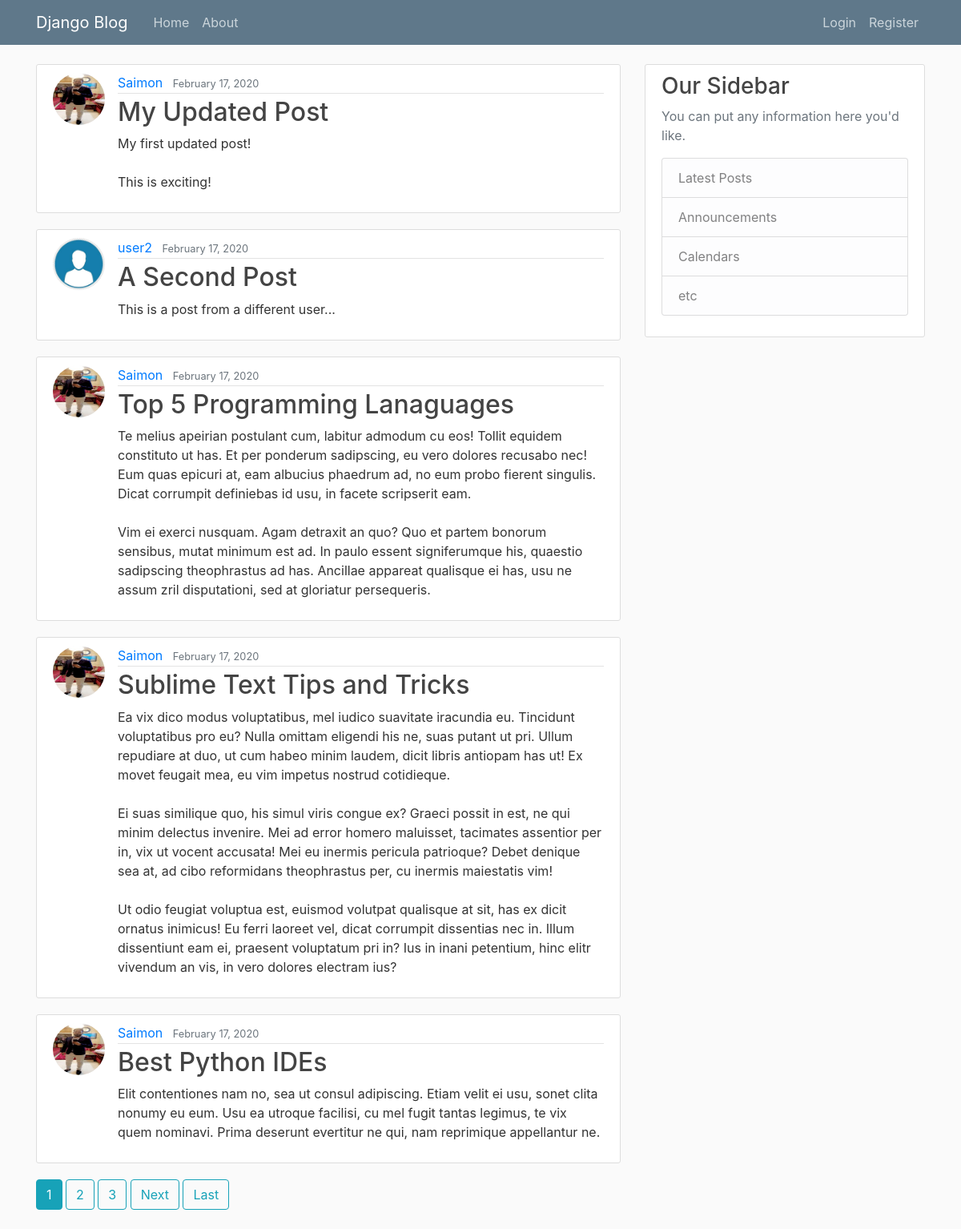
The page / on the database its author committed.
### blog/models.py (models this page shows, shortened)
class Post(models.Model):#post class is a table in the db
    title = models.CharField(max_length=100)
    content = models.TextField()
    date_posted = models.DateField(default=timezone.now)
    author = models.ForeignKey(User, on_delete=models.CASCADE)#one to many rel between admin.user table and post(with common attribute author) using foreign key. on_delete=models.CASCADE means if the user is deleted then the post will also be deleted but if post is deleted user will remain

### users/models.py (models this page shows, shortened)
class Profile(models.Model):
    user = models.OneToOneField(User, on_delete=models.CASCADE)# this creates an one to one relationship between current user with profile model
    image = models.ImageField(default='default.jpg', upload_to='profile_pics')#profile_pics will be the stored directory when we upload a pic

### blog/views.py (the view)
# urls.py: path('', PostListView.as_view(), name="blog-home"),# .as_view() convert a class to view
class PostListView(ListView):#alternate to home function
    model = Post #Post is the class in model
    template_name = 'blog/home.html'
    context_object_name = 'posts'#just like posts key in the dictionary in home function
    ordering = ['-date_posted']#this will set the order of post in home view, - means descending
    paginate_by = 5#2 posts per page

### blog/templates/blog/home.html (shortened to what this page needs)
{% extends "blog/base.html" %}
{% block content %}
    {% for post in posts %}
        <article class="media content-section">
        <img class="rounded-circle article-img" src="{{ post.author.profile.image.url }}">
        <div class="media-body">
            <div class="article-metadata">
                <a class="mr-2" href="{% url 'user-posts' post.author.username %}">{{ post.author }}</a>
                <small class="text-muted">{{ post.date_posted|date:"F d, Y" }}</small>
            </div>
            <h2><a class="article-title" href="{% url 'post-detail' post.id %}">{{ post.title }}</a></h2>
            <p class="article-content">{{ post.content }}</p>
        </div>
        </article>
    {% endfor %}
    {% if is_paginated %}
        {% for num in page_obj.paginator.page_range %}
            {% if page_obj.number == num %}
                <a class="btn btn-info mb-4" href="?page={{ num }}">{{ num }}</a>
            {% elif num > page_obj.number|add:'-3' and num < page_obj.number|add:'3'%}
                <a class="btn btn-outline-info mb-4" href="?page={{ num }}">{{ num }}</a>
            {% endif %}
        {% endfor %}
        {% if page_obj.has_next %}
            <a class="btn btn-outline-info mb-4" href="?page={{ page_obj.next_page_number}}">Next</a>
            <a class="btn btn-outline-info mb-4" href="?page={{ page_obj.paginator.num_pages }}">Last</a>
        {% endif%}
    {% endif%}
{% endblock content %}

### blog/templates/blog/base.html (shortened to what this page needs)
{% load static %}
<!DOCTYPE html>
<html lang="en">
    <head>
        <link rel="stylesheet" href="https://maxcdn.bootstrapcdn.com/bootstrap/4.0.0/css/bootstrap.min.css">
        <link rel="stylesheet" type="text/css" href="{%static 'blog/main.css' %}">
    </head>
    <body>
        <header class="site-header">
            <nav class="navbar navbar-expand-md navbar-dark bg-steel fixed-top">
                <div class="container">
                    <a class="navbar-brand mr-4" href="{% url 'blog-home' %}">Django Blog</a>
                    <div class="collapse navbar-collapse" id="navbarToggle">
                        <div class="navbar-nav mr-auto">
                            <a class="nav-item nav-link" href="{% url 'blog-home' %}">Home</a>
                            <a class="nav-item nav-link" href="{% url 'blog-about' %}">About</a>
                        </div>
                        <div class="navbar-nav">
                            {% if user.is_authenticated %}
                                <a class="nav-item nav-link" href="{% url 'post-create' %}">New Post</a>
                                <a class="nav-item nav-link" href="{% url 'profile' %}">Profile</a>
                                <a class="nav-item nav-link" href="{% url 'logout' %}">Logout</a>
                            {% else %}
                                <a class="nav-item nav-link" href="{% url 'login' %}">Login</a>
                                <a class="nav-item nav-link" href="{% url 'register' %}">Register</a>
                            {% endif %}
                        </div>
                    </div>
                </div>
            </nav>
        </header>
        <main role="main" class="container">
            <div class="row">
                <div class="col-md-8">
                    {% block content %}{% endblock %}
                </div>
                <div class="col-md-4">
                    <div class="content-section">
                        <h3>Our Sidebar</h3>
                        <p class='text-muted'>You can put any information here you'd like.
                        <ul class="list-group">
                            <li class="list-group-item list-group-item-light">Latest Posts</li>
                            <li class="list-group-item list-group-item-light">Announcements</li>
                            <li class="list-group-item list-group-item-light">Calendars</li>
                            <li class="list-group-item list-group-item-light">etc</li>
                        </ul>
                        </p>
                    </div>
                </div>
            </div>
        </main>
    </body>
</html>

### blog/static/blog/main.css (style rules this page uses)
body { background: #fafafa; color: #333333; margin-top: 5rem; }
h1, h2, h3, h4, h5, h6 { color: #444444; }
ul { margin: 0; }
.bg-steel { background-color: #5f788a; }
.site-header .navbar-nav .nav-link { color: #cbd5db; }
.content-section { background: #ffffff; padding: 10px 20px; border: 1px solid #dddddd; border-radius: 3px; margin-bottom: 20px; }
.article-title { color: #444444; }
.article-content { white-space: pre-line; }
.article-img { height: 65px; width: 65px; margin-right: 16px; }
.article-metadata { padding-bottom: 1px; margin-bottom: 4px; border-bottom: 1px solid #e3e3e3 }

### rows shown on the page
Post: author.profile.image (picture), author "Saimon", date_posted "February 17, 2020", title "My Updated Post", content "My first updated post! This is exciting!"
Post: author.profile.image (placeholder picture), author "user2", date_posted "February 17, 2020", title "A Second Post", content "This is a post from a different user..."
Post: author.profile.image (picture), author "Saimon", date_posted "February 17, 2020", title "Top 5 Programming Lanaguages", content "Te melius apeirian postulant cum, labitur admodum cu eos! Tollit equidem constituto ut has. Et per ponderum sadipscing, eu vero dolores recusabo nec! Eum quas epicuri at, eam albucius phaedrum ad, no eum probo fierent singulis. Dicat corrumpit definiebas id usu, in facete scripserit eam. Vim ei exerci nusquam. Agam detraxit an quo? Quo et partem bonorum sensibus, mutat minimum est ad. In paulo essent signiferumque his, quaestio sadipscing theophrastus ad has. Ancillae appareat qualisque ei has, usu ne assum zril disputationi, sed at gloriatur persequeris."
Post: author.profile.image (picture), author "Saimon", date_posted "February 17, 2020", title "Sublime Text Tips and Tricks", content "Ea vix dico modus voluptatibus, mel iudico suavitate iracundia eu. Tincidunt voluptatibus pro eu? Nulla omittam eligendi his ne, suas putant ut pri. Ullum repudiare at duo, ut cum habeo minim laudem, dicit libris antiopam has ut! Ex movet feugait mea, eu vim impetus nostrud cotidieque. Ei suas similique quo, his simul viris congue ex? Graeci possit in est, ne qui minim delectus invenire. Mei ad error homero maluisset, tacimates assentior per in, vix ut vocent accusata! Mei eu inermis pericula patrioque? Debet denique sea at, ad cibo reformidans theophrastus per, cu inermis maiestatis vim! Ut odio feugiat voluptua est, euismod volutpat qualisque at sit, has ex dicit ornatus inimicus! Eu…"
Post: author.profile.image (picture), author "Saimon", date_posted "February 17, 2020", title "Best Python IDEs", content "Elit contentiones nam no, sea ut consul adipiscing. Etiam velit ei usu, sonet clita nonumy eu eum. Usu ea utroque facilisi, cu mel fugit tantas legimus, te vix quem nominavi. Prima deserunt evertitur ne qui, nam reprimique appellantur ne."

### other values the page prints
{{ num }} "1"
{{ num }} "2" "3"
